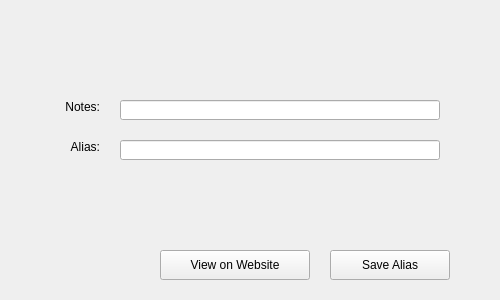
<?xml version="1.0" encoding="UTF-8"?>
<ui version="4.0">
 <class>MainWindow</class>
 <widget class="QMainWindow" name="nodeProfileWindow">
  <property name="geometry">
   <rect>
    <x>0</x>
    <y>0</y>
    <width>500</width>
    <height>300</height>
   </rect>
  </property>
  <property name="minimumSize">
   <size>
    <width>500</width>
    <height>300</height>
   </size>
  </property>
  <property name="maximumSize">
   <size>
    <width>500</width>
    <height>300</height>
   </size>
  </property>
  <property name="windowTitle">
   <string>Node Profile</string>
  </property>
  <property name="windowOpacity">
   <double>0.970000000000000</double>
  </property>
  <property name="autoFillBackground">
   <bool>false</bool>
  </property>
  <widget class="QWidget" name="centralwidget">
   <widget class="QLabel" name="addr_label">
    <property name="geometry">
     <rect>
      <x>50</x>
      <y>30</y>
      <width>400</width>
      <height>50</height>
     </rect>
    </property>
    <property name="alignment">
     <set>Qt::AlignCenter</set>
    </property>
   </widget>
   <widget class="QLabel" name="desc_label">
    <property name="geometry">
     <rect>
      <x>50</x>
      <y>100</y>
      <width>50</width>
      <height>20</height>
     </rect>
    </property>
    <property name="text">
     <string>Notes:</string>
    </property>
    <property name="alignment">
     <set>Qt::AlignRight</set>
    </property>
   </widget>
   <widget class="QLineEdit" name="desc_lineedit">
       <property name="geometry">
        <rect>
         <x>120</x>
         <y>100</y>
         <width>320</width>
         <height>20</height>
        </rect>
       </property>
       <property name="acceptDrops">
        <bool>false</bool>
       </property>
  </widget>
   <widget class="QLabel" name="alias_label">
    <property name="geometry">
     <rect>
      <x>50</x>
      <y>140</y>
      <width>50</width>
      <height>20</height>
     </rect>
    </property>
    <property name="text">
     <string>Alias:</string>
    </property>
    <property name="alignment">
     <set>Qt::AlignRight</set>
    </property>
   </widget>
      <widget class="QLineEdit" name="alias_lineedit">
       <property name="geometry">
        <rect>
         <x>120</x>
         <y>140</y>
         <width>320</width>
         <height>20</height>
        </rect>
       </property>
       <property name="focusPolicy">
        <enum>Qt::StrongFocus</enum>
       </property>
       <property name="acceptDrops">
        <bool>false</bool>
       </property>
  </widget>
   <widget class="QPushButton" name="saveAliasBtn">
    <property name="geometry">
     <rect>
      <x>330</x>
      <y>250</y>
      <width>120</width>
      <height>30</height>
     </rect>
    </property>
    <property name="text">
     <string>Save Alias</string>
    </property>
    <property name="checkable">
     <bool>false</bool>
    </property>
    <property name="autoDefault">
     <bool>true</bool>
    </property>
    <property name="default">
     <bool>false</bool>
    </property>
    <property name="flat">
     <bool>false</bool>
    </property>
   </widget>
   <widget class="QPushButton" name="openInWebsiteBtn">
    <property name="geometry">
     <rect>
      <x>160</x>
      <y>250</y>
      <width>150</width>
      <height>30</height>
     </rect>
    </property>
    <property name="text">
     <string>View on Website</string>
    </property>
    <property name="checkable">
     <bool>false</bool>
    </property>
    <property name="autoDefault">
     <bool>true</bool>
    </property>
    <property name="default">
     <bool>false</bool>
    </property>
    <property name="flat">
     <bool>false</bool>
    </property>
   </widget>
  </widget>
  </widget>
 <resources/>
 <connections/>
</ui>
